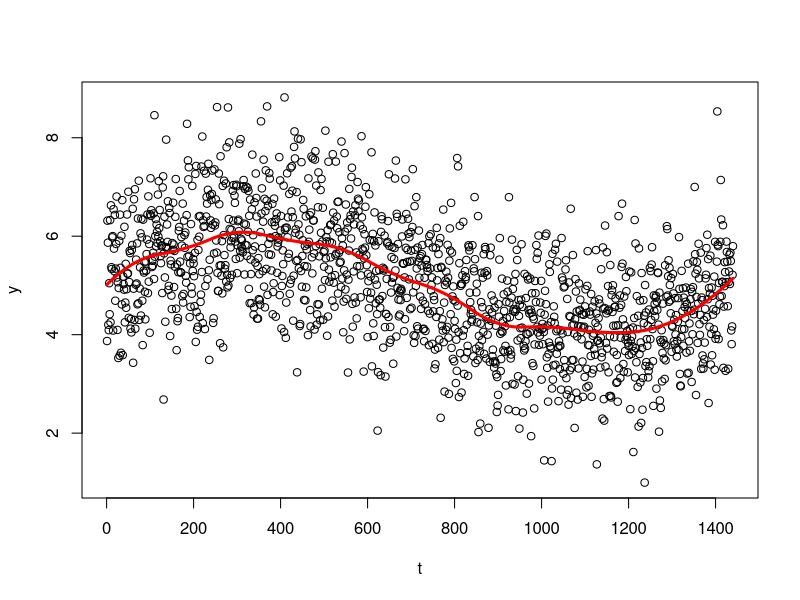

This figure's R source:
require(dplyr)

# create data
      t = 1:1440
      y = sin(t/1440*2*pi) + rnorm(1440) + 5
      plot(y~t)

# create knots and design matrix
      knots = 120*(0:11)
      knot.t = function(t, k) pmax(t-k,0)^2
      Tx = lapply(knots, knot.t, t=t) %>% do.call(what="cbind")
      Tx = cbind(1, t, Tx)

# fit model
      yhat = Tx %*% solve(t(Tx) %*% Tx) %*% t(Tx) %*% y
      x =t(Tx) %*% Tx
      lines(yhat~t, col="red", lwd=3)
      
